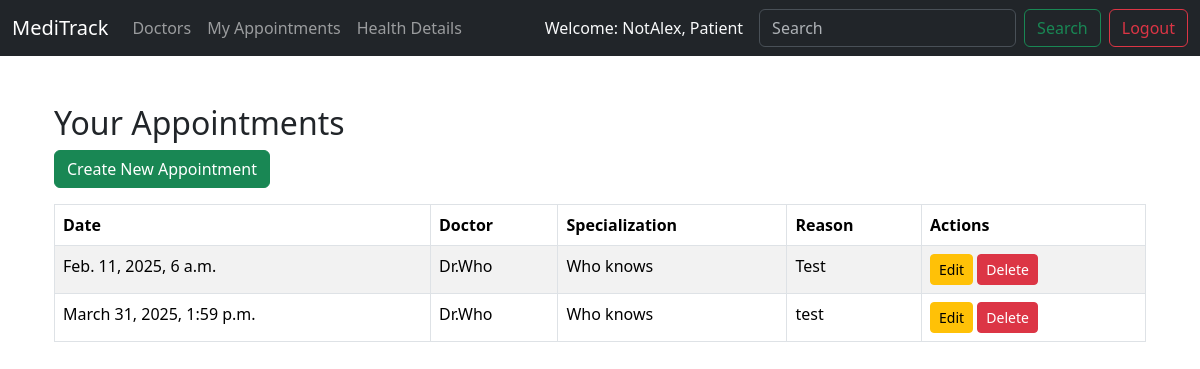
The app's page /appointments/ (signed in), older data.
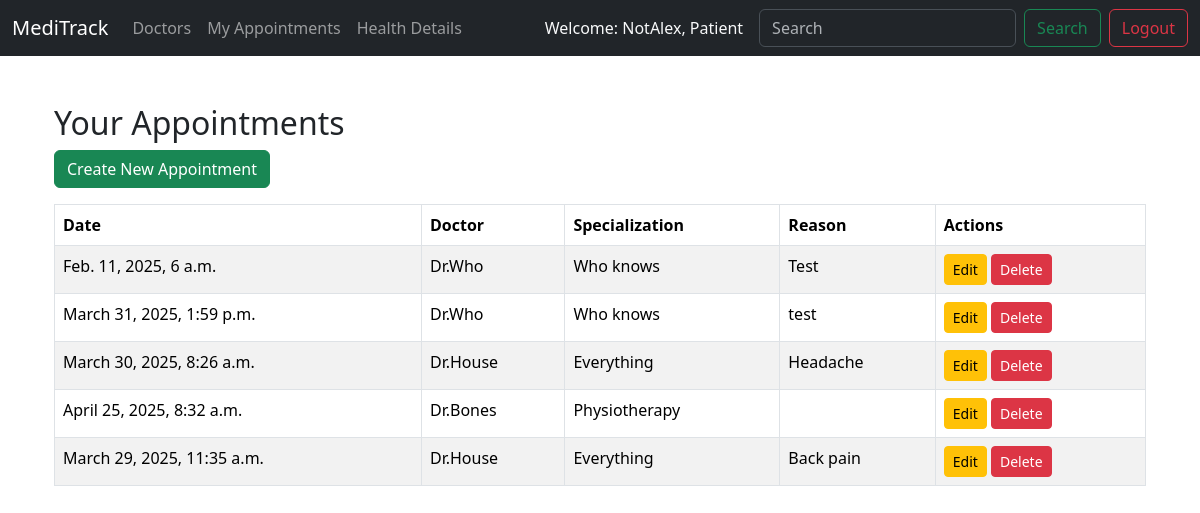
The same page, newer data.
### apps/appointments/models.py (models this page shows, shortened)
class Appointment(models.Model):
    STATUS_SCHEDULED = "scheduled"
    STATUS_COMPLETED = "completed"
    STATUS_CANCELED = "canceled"
    STATUS_CHOICES = [
        (STATUS_SCHEDULED, "Scheduled"),
        (STATUS_COMPLETED, "Completed"),
        (STATUS_CANCELED, "Canceled"),
    ]
    description = models.TextField(blank=True, null=True)
    date = models.DateTimeField()
    created_at = models.DateTimeField(auto_now_add=True)
    updated_at = models.DateTimeField(auto_now=True)
    reason = models.TextField(null=True, blank=True)
    status = models.CharField(max_length=10, choices=STATUS_CHOICES, default=STATUS_SCHEDULED)
    doctor = models.ForeignKey(
        settings.AUTH_USER_MODEL,
        on_delete=models.CASCADE,
        limit_choices_to={'role': 'doctor'},
        related_name="appointments_as_doctor",  # Avoids clash
        default=1,
    )
    patient = models.ForeignKey(
        settings.AUTH_USER_MODEL,
        on_delete=models.CASCADE,
        limit_choices_to={'role': 'patient'},
        related_name="appointments_as_patient",
        default=1,
    )

### apps/home/models.py (models this page shows, shortened)
class User(AbstractUser):
    ROLE_CHOICES = (
        ("admin", "Admin"),
        ("doctor", "Doctor"),
        ("patient", "Patient"),
    )
    role = models.CharField(max_length=10, choices=ROLE_CHOICES, default="patient")

### apps/doctors/models.py (models this page shows, shortened)
class Doctor(models.Model):
    user = models.OneToOneField(settings.AUTH_USER_MODEL,
                                on_delete=models.CASCADE,
                                related_name="doctor",
                                limit_choices_to={"role": "doctor"})
    specialization = models.CharField(max_length=100, blank=True, null=True)
    phone = models.CharField(max_length=15, blank=True, null=True)
    experience_years = models.PositiveIntegerField(blank=True, null=True)
    available = models.BooleanField(default=True)

### apps/patients/views.py (the view)
# urls.py: path("appointments/", views.list_appointments, name="list_appointments"),
@login_required
@role_required("patient")
def list_appointments(request):
    appointments = Appointment.objects.filter(patient=request.user)
    return render(request, "patients_templates/appointments.html", {"appointments": appointments})

### templates/patients_templates/appointments.html
{% extends "base.html" %}
{% block content %}
<div class="container">
    <h2 class="mt-4">Your Appointments</h2>
    <a href="{% url 'create_appointment' %}" class="btn btn-success mb-3">Create New Appointment</a>
    {% if appointments %}
        <table class="table table-bordered table-striped">
            <thead class="thead-dark">
                <tr>
                    <th>Date</th>
                    <th>Doctor</th>
                    <th>Specialization</th>
                    <th>Reason</th>
                    <th>Actions</th>
                </tr>
            </thead>
            <tbody>
                {% for appointment in appointments %}
                    {% if appointment.status != "Cancelled" %}
                    <tr>
                        <td>{{ appointment.date }}</td>
                        <td>{{ appointment.doctor.username }} {{ appointment.doctor.last_name }}</td>
                        <td>{{ appointment.doctor.doctor.specialization }}</td>
                        <td>{{ appointment.reason }}</td>
                        <td>
                            <a href="{% url 'update_appointment' appointment.id %}" class="btn btn-warning btn-sm">Edit</a>
                            <a href="{% url 'delete_appointment' appointment.id %}" class="btn btn-danger btn-sm">Delete</a>
                        </td>
                    </tr>
                    {% endif %}
                {% endfor %}
            </tbody>
        </table>
    {% else %}
        <p>No appointments yet.</p>
    {% endif %}
</div>
{% endblock %}

Row changes from the older to the newer data that the page shows:
added Appointment: date "March 30, 2025, 8:26 a.m.", doctor.username "Dr.House", doctor.doctor.specialization "Everything", reason "Headache"
added Appointment: date "April 25, 2025, 8:32 a.m.", doctor.username "Dr.Bones", doctor.doctor.specialization "Physiotherapy"
added Appointment: date "March 29, 2025, 11:35 a.m.", doctor.username "Dr.House", doctor.doctor.specialization "Everything", reason "Back pain"
